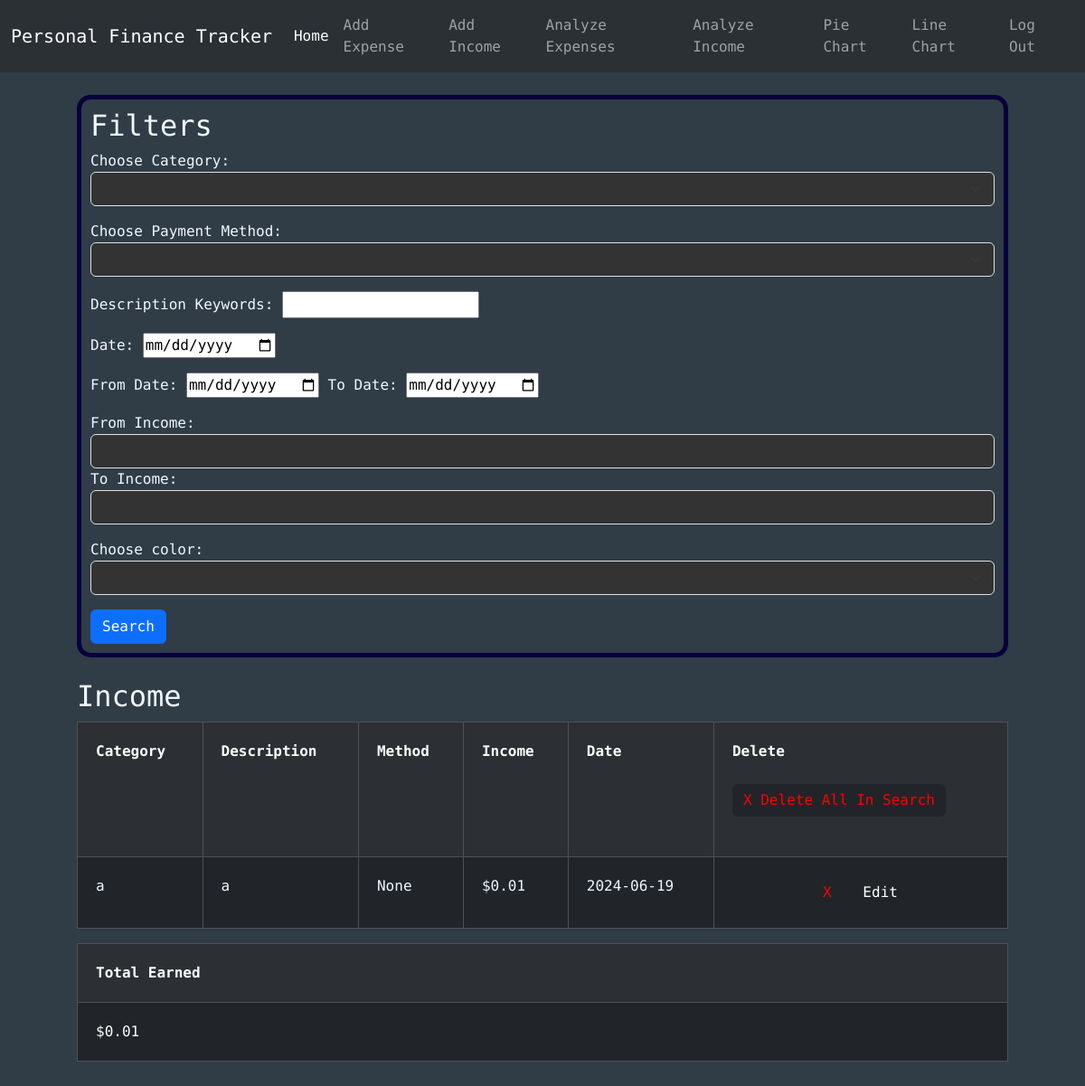
The page /analyzeIncome (signed in) on the database its author committed.
### tables this page shows
CREATE TABLE incomes (id INTEGER PRIMARY KEY, user_id INTEGER NOT NULL, category TEXT, description TEXT, method TEXT, income NUMERIC NOT NULL, date TEXT NOT NULL, color TEXT, FOREIGN KEY (user_id) REFERENCES users(id));

### app.py (the view)
@app.route("/analyzeIncome", methods=["GET", "POST"])
@login_required
def analyzeIncome():
    conn = get_db_connection()
    categories = conn.execute("SELECT DISTINCT category FROM incomes WHERE user_id = ?", (session["user_id"],)).fetchall()
    methods = conn.execute("SELECT DISTINCT method FROM incomes WHERE user_id = ?", (session["user_id"],)).fetchall()
    colors = conn.execute("SELECT DISTINCT color FROM incomes WHERE user_id = ?", (session["user_id"],)).fetchall()
    categoryFilter = None
    methodFilter = None
    keywordsFilter = None
    dateFilter = None
    fromDateFilter =None
    toDateFilter = None
    fromIncomeFilter = None
    toIncomeFilter = None
    colorFilter = None
    incs = conn.execute("SELECT * FROM incomes WHERE user_id = ?", (session["user_id"],)).fetchall()
    total = conn.execute("SELECT SUM(income) AS sum FROM incomes WHERE user_id = ?", (session["user_id"],)).fetchall()[0]["sum"]
    if request.method == "POST":
        categoryFilter = request.form.get("category")
        methodFilter = request.form.get("method")
        keywordsFilter = request.form.get("keywords")
        dateFilter = request.form.get("date")
        fromDateFilter = request.form.get("fromDate")
        toDateFilter = request.form.get("toDate")
        fromIncomeFilter = request.form.get("fromIncome")
        toIncomeFilter = request.form.get("toIncome")
        colorFilter = request.form.get("color")
        if dateFilter and (fromDateFilter or toDateFilter):
            flash("Cannot do from-to date at the same time as a specific date")
        if (fromIncomeFilter and toIncomeFilter) and float(fromIncomeFilter) > float(toIncomeFilter):
            flash("From-income must be smaller than to-income")
        if fromDateFilter:
            fD = date.fromisoformat(fromDateFilter)
        if toDateFilter:
            tD = date.fromisoformat(toDateFilter)
        if  fromDateFilter and toDateFilter and (not dateIsLessThan(fD, tD)):
            flash("From-date must be less than to-date")
        floatedFromIncomeFilter = 0
        if fromIncomeFilter:
            floatedFromIncomeFilter = float(fromIncomeFilter)
        floatedToIncomeFilter = 0
        if toIncomeFilter:
            floatedToIncomeFilter = float(toIncomeFilter)
        incs = conn.execute("SELECT * FROM incomes WHERE"\
                            " user_id = ?"\
                            " AND CASE WHEN ? != '' THEN category = ? ELSE 1 END"\
                            " AND CASE WHEN ? != '' THEN method = ? ELSE 1 END"\
                            " AND CASE WHEN ? != '' THEN description LIKE ? ELSE 1 END"\
                            " AND CASE WHEN ? != '' THEN date = ? ELSE 1 END"\
                            " AND CASE WHEN ? != '' AND ? != '' THEN date BETWEEN ? AND ? "\
                                " WHEN ? != '' AND ? == '' THEN date BETWEEN ? AND '9999-00-00'"\
                                " WHEN ? != '' AND ? == '' THEN date BETWEEN 0000-00-00  AND ?"\
                                " ELSE 1 END"\
                            " AND CASE WHEN ? != '' AND ? != '' THEN income BETWEEN ? AND ? "\
                                " WHEN ? != '' AND ? == '' THEN income BETWEEN ? AND 99999999"\
                                " WHEN ? != '' AND ? == '' THEN income BETWEEN 0 AND ?"\
                                " ELSE 1 END"\
                            " AND CASE WHEN ? != '' THEN color = ? ELSE 1 END"
                            , (session["user_id"], categoryFilter, categoryFilter, methodFilter, methodFilter, keywordsFilter, f'%{keywordsFilter}%', dateFilter, dateFilter, fromDateFilter, toDateFilter, fromDateFilter, toDateFilter, fromDateFilter, toDateFilter, fromDateFilter, toDateFilter, fromDateFilter, toDateFilter, fromIncomeFilter, toIncomeFilter, floatedFromIncomeFilter, floatedToIncomeFilter, fromIncomeFilter, toIncomeFilter, floatedFromIncomeFilter, fromIncomeFilter, toIncomeFilter, floatedToIncomeFilter, colorFilter, colorFilter)).fetchall()
        total = conn.execute("SELECT SUM(income) AS sum FROM incomes WHERE"\
                            " user_id = ?"\
                            " AND CASE WHEN ? != '' THEN category = ? ELSE 1 END"\
                            " AND CASE WHEN ? != '' THEN method = ? ELSE 1 END"\
                            " AND CASE WHEN ? != '' THEN description LIKE ? ELSE 1 END"\
                            " AND CASE WHEN ? != '' THEN date = ? ELSE 1 END"\
                            " AND CASE WHEN ? != '' AND ? != '' THEN date BETWEEN ? AND ? "\
                                " WHEN ? != '' AND ? == '' THEN date BETWEEN ? AND '9999-00-00'"\
                                " WHEN ? != '' AND ? == '' THEN date BETWEEN 0000-00-00  AND ?"\
                                " ELSE 1 END"\
                            " AND CASE WHEN ? != '' AND ? != '' THEN income BETWEEN ? AND ? "\
                                " WHEN ? != '' AND ? == '' THEN income BETWEEN ? AND 99999999"\
                                " WHEN ? != '' AND ? == '' THEN income BETWEEN 0 AND ?"\
                                " ELSE 1 END"\
                            " AND CASE WHEN ? != '' THEN color = ? ELSE 1 END"
                            , (session["user_id"], categoryFilter, categoryFilter, methodFilter, methodFilter, keywordsFilter, f'%{keywordsFilter}%', dateFilter, dateFilter, fromDateFilter, toDateFilter, fromDateFilter, toDateFilter, fromDateFilter, toDateFilter, fromDateFilter, toDateFilter, fromDateFilter, toDateFilter, fromIncomeFilter, toIncomeFilter, floatedFromIncomeFilter, floatedToIncomeFilter, fromIncomeFilter, toIncomeFilter, floatedFromIncomeFilter, fromIncomeFilter, toIncomeFilter, floatedToIncomeFilter, colorFilter, colorFilter)).fetchall()[0]["sum"]
    elif request.method == "GET":
        categoryFilter = categoryFilter if categoryFilter is not None else ""
        methodFilter = methodFilter if methodFilter is not None else ""
        keywordsFilter = keywordsFilter if keywordsFilter is not None else ""
        dateFilter = dateFilter if dateFilter is not None else ""
        fromDateFilter = fromDateFilter if fromDateFilter is not None else ""
        toDateFilter = toDateFilter if toDateFilter is not None else ""
        fromIncomeFilter = fromIncomeFilter if fromIncomeFilter is not None else ""
        toIncomeFilter = toIncomeFilter if toIncomeFilter is not None else ""
        colorFilter = colorFilter if colorFilter is not None else ""
    return render_template("analyzeIncome.html", categories=categories, methods=methods, colors=colors, incomes=incs, total=total, categoryFilter=categoryFilter, methodFilter=methodFilter, keywordsFilter=keywordsFilter, dateFilter=dateFilter, fromDateFilter=fromDateFilter, toDateFilter=toDateFilter, fromIncomeFilter=fromIncomeFilter, toIncomeFilter=toIncomeFilter, colorFilter=colorFilter)

### helpers.py (called while the page is built)
def login_required(f):
    @wraps(f)
    def decorated_function(*args, **kwargs):
        if session.get("user_id") is None:
            return redirect("/login")
        return f(*args, **kwargs)
    return decorated_function

def get_db_connection():
    conn = sqlite3.connect('database.db')
    conn.row_factory = sqlite3.Row
    return conn

### templates/analyzeIncome.html (shortened to what this page needs)
{% extends "layout.html" %}
{% block body %}
<div class="cont center-horizontal">
  <div class="formBox">
    <h2>Filters</h2>
    <form action="/analyzeIncome" method="post">
      <div class="mb-3">
        <label for="category">Choose Category:</label>
        <select name="category" id="category" class="form-select">
          <option></option>
          {% for category in categories %}
          <option value="{{category['category']}}" {% if category["category"] == categoryFilter %}selected{% endif %}>
          </option>
          {% endfor %}
        </select>
      </div>
      <div class="mb-3">
        <label for="method">Choose Payment Method:</label>
        <select name="method" id="method" class="form-select">
          <option></option>
          {% for method in methods %}
          <option value="{{method['method']}}" {% if method['method'] == methodFilter %}selected{% endif %}>{{method['method']}}</option>
          {% endfor %}
        </select>
      </div>
      <div class="mb-3">
        <label for="keywords">Description Keywords:</label>
        <input
          type="text"
          name="keywords"
          id="keywords"
          value="{{keywordFilter}}"
        />
      </div>
      <div class="mb-3">
        <label for="date">Date:</label>
        <input type="date" name="date" id="date" value="{{dateFilter}}" />
      </div>
      <div class="mb-3">
        <label for="fromDate">From Date:</label>
        <input
          type="date"
          name="fromDate"
          id="fromDate"
          value="{{fromDateFilter}}"
        />
        <label for="toDate">To Date:</label>
        <input type="date" name="toDate" id="toDate" value="{{toDateFilter}}" />
      </div>
      <div class="mb-3">
        <label for="fromIncome">From Income:</label>
        <input
          type="number"
          step="0.01"
          min="0"
          class="form-control"
          name="fromIncome"
          id="fromIncome"
          value="{{fromIncomeFilter}}"
        />
        <label for="toIncome">To Income:</label>
        <input
          type="number"
          step="0.01"
          min="0"
          class="form-control"
          name="toIncome"
          id="toIncome"
          value="{{toIncomeFilter}}"
        />
      </div>
      <div class="mb-3">
        <label for="color">Choose color:</label>
        <select
          name="color"
          id="color"
          class="form-select"
        >
          <option></option>
          {% for color in colors %}
          <option style="color: {{color['color']}}"value="{{color['color']}}" {% if color['color'] == color %}selected{% endif %}>
          </option>
          {% endfor %}
        </select>
      </div>
      <button type="submit" class="btn btn-primary">Search</button>
    </form>
  </div>
  <br />
  {% if incomes -%}
  <div>
    <div>
      <h2>Income</h2>
      <div class="table-responsive">
        <table
          class="table table-dark table-striped table-bordered table-hover"
        >
          <tr>
            <th scope="col">Category</th>
            <th scope="col">Description</th>
            <th scope="col">Method</th>
            <th scope="col">Income</th>
            <th scope="col">Date</th>
            <th scope="col">
              Delete <br>
              <div id="incomesContainer">
              </div>
                <button
                  onclick="submitDeletes()"
                   class="delete-btn btn btn-dark"
                  style="color: red; border: 0; text-align: center"
                >
                  X Delete All In Search
                </button>
              <br />
            </th>
          </tr>
          {% for income in incomes %}
          <tr>
            <td style="color: {{income['color']}}">{{ income["category"] }}</td>
            <td style="color: {{income['color']}}">{{ income["description"] }}</td>
            <td style="color: {{income['color']}}">{{ income["method"] }}</td>
            <td style="color: {{income['color']}}">{{ "$%.2f" | format(income["income"]) }}</td>
            <td style="color: {{income['color']}}">{{ income["date"] }}</td>
            <td style="text-align: center; color: {{income['color']}}">
              <form action="/delete" method="POST" style="display: inline-block">
                <button
                  type="submit"
                  class="delete-btn btn btn-dark"
                  style="color: red; border: 0; text-align: center"
                >
                  X
                </button>
              </form>
              <form action="/edit" method="POST" style="display: inline-block">
                <button type="submit" class="delete-btn btn btn-dark">
                  Edit
                </button>
              </form>
            </td>
          </tr>
          {% endfor %}
        </table>
      </div>
      <table class="table table-dark table-striped table-bordered table-hover">
        <tr>
          <th scope="col">Total Earned</th>
        </tr>
        <tr>
          <td>{{"$%.2f" | format(total)}}</td>
        </tr>
      </table>
    </div>
    {% endif %}
  </div>
  {% endblock %}

### static/styles/CSS.css (style rules this page uses)
.cont { display: flex; justify-content: center; padding: 15px; flex-direction: column; color: aliceblue; max-width: 100vw; }
.center-horizontal { margin: 0 auto; width: 90vw; max-width: 1200px; padding: 25px; }
.formBox { border: 5px solid rgb(8, 0, 61); border-radius: 15px; padding: 10px; }
#body { background-color: rgb(48, 60, 70); font-family: "Roboto Mono", monospace; color: aliceblue; }
.form-select { background-color: #333 !important; color: aliceblue !important; }
.form-control { background-color: #333 !important; color: #f0f8ff !important; }
tr > * { padding: 20px !important; }

### rows shown on the page
incomes: category "a", description "a", method "None", income "$0.01", date "2024-06-19"

### other values the page prints
{{ "$%.2f" | format(total) }} "$0.01"
